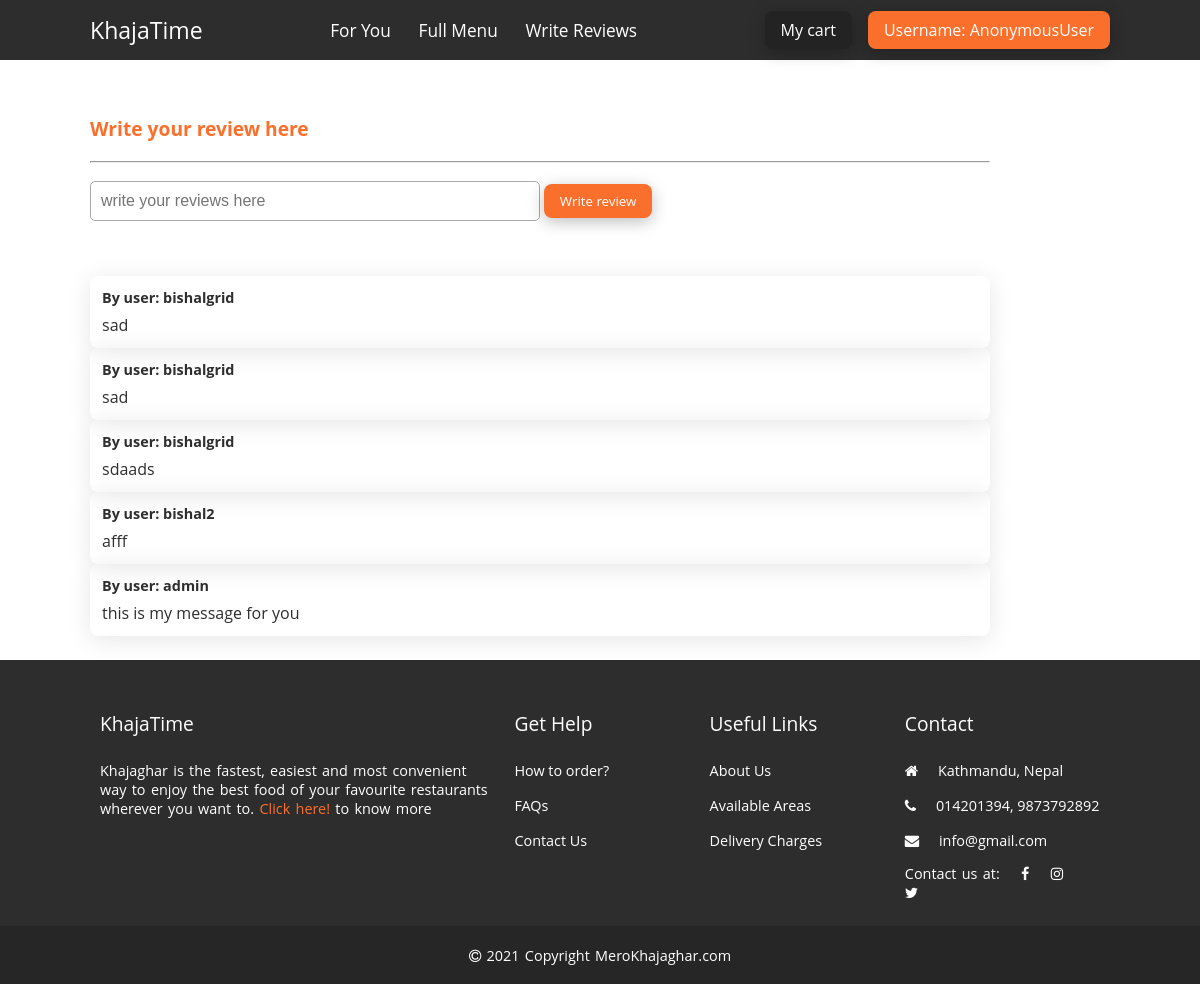
The app's page /reviews/ with its own data.
### restaurant/models.py (models this page shows, shortened)
class Review(models.Model):
    username=models.TextField(max_length=20)
    review=models.TextField(max_length=300)

### restaurant/views.py (the view)
# urls.py: path('reviews/',views.reviews,name='reviews'),
def reviews(request):
    uname=request.user.username
    print(uname)
    if request.method=="POST":
        username=request.user
        review=request.POST.get('review','default')
        newreview=Review(username=username,review=review)
        newreview.save()
        return redirect('reviews')
    allreviews=Review.objects.all()
    return render(request, 'restaurant/reviews.html',{"reviews":allreviews,"uname":uname})

### restaurant/templates/restaurant/reviews.html (shortened to what this page needs)
{%extends 'restaurant/baseforhome.html'%}
{%block content%}
<section class="review cmt mb-lg" style="width: 90%;">
    <form action="" method="POST" class="wrapper" >
        <h3 class="title-xs text-primary">Write your review here</h3>
        <hr>
        <input type="textarea" placeholder="write your reviews here" name="review">
        <button type="submit" class="btn primary"  style="font-family: 'Open Sans', sans-serif;">Write review</button>
    </form>
    <br>
    <div class="written-reviews" style="padding: 0vh 7.5vw;">
        {%for r in reviews%}
        <div class="card">
            <p class="tittle-xs bold">By user: {{r.username}}</p>
            <p class="title-xxs">
                {{r.review}}
            </p>
        </div>
    {%endfor%}
    </div>
</section>
{%endblock%}

### restaurant/static/base.css (style rules this page uses)
* { box-sizing: border-box; }
body { margin: 0; font-family: 'Open Sans', sans-serif; }
input, select, button, textarea { cursor: pointer; }
.mb-lg { margin-bottom: 24px; }
.wrapper { padding: 7.5vh 7.5vw; }
body { font-family: 'Open Sans', sans-serif; color: #2e2e2e; font-size: 0.9rem; background-size: 6%; }
body::before { height: 100%; width: 100%; position: absolute; top: 0; left: 0; background-size: 6%; filter: brightness(0.6); font-family: 'Open Sans', sans-serif; }
.btn { padding: 8px 16px; border-radius: 8px; background: rgba(0, 0, 0, 0.12); border: none; box-sizing: border-box; color: #2e2e2e; font-family: 'Open Sans', 'sans-serif'; box-shadow: 0 4px 16px rgba(0, 0, 0, 0.25); }
.btn.primary { background: #fa6f2b; color: #fff; }
.text-primary { color: #fa6f2b; }
.title-xxs { font-size: 1rem; }
.title-xs { font-size: 1.2rem; }
.bold { font-weight: bold; }
.card { border-radius: 8px; padding: 16px; box-shadow: 0 4px 24px rgba(0, 0, 0, 0.1); }

### restaurant/static/style.css (style rules this page uses)
.cmt { margin-top: 60px; }
.review input { padding: 10px; border: 1px solid rgb(170, 170, 170); border-radius: 5px; font-size: 1rem; width: 50%; margin-top: 10px; }
.review .wrapper { padding: 4.5vh 7.5vw; }
.review .card { padding: 5px; }
.review .card p { margin: 7px; }

### records on screen
Review: username "bishalgrid", review "sad"
Review: username "bishalgrid", review "sad"
Review: username "bishalgrid", review "sdaads"
Review: username "bishal2", review "afff"
Review: username "admin", review "this is my message for you"

### other values on screen
{{ user }} "AnonymousUser"
